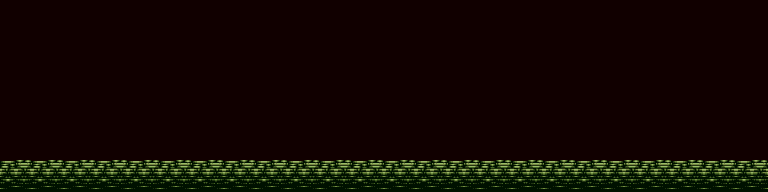

The image is a tile-based game level rendered from a .tmx file. Its description and complete source (layers, tilesets, objects, tile grids) follow:
An orthogonal 48x12 tile map with 16x16 px tiles, 1 tile layer (layer) and 4 objects.

<map version="1.10" tiledversion="1.11.2" orientation="orthogonal" renderorder="right-down" width="48" height="12" tilewidth="16" tileheight="16" infinite="0" nextlayerid="2" nextobjectid="1">
 <tileset firstgid="1" name="tiles" tilewidth="16" tileheight="16" tilecount="112" columns="11">
  <image source="ci.png" width="176" height="176" />
  <tile id="110">
   <objectgroup draworder="index" id="2">
    <object id="1" x="0" y="0">
     <polygon points="0,0 16,0 16,16 0,16" />
    </object>
   </objectgroup>
  </tile>
  <tile id="111">
   <objectgroup draworder="index" id="2">
    <object id="1" x="0" y="0">
     <polygon points="0,0 16,0 16,16 0,16" />
    </object>
   </objectgroup>
  </tile>
  <tile id="49">
   <objectgroup draworder="index" id="2">
    <object id="1" x="0" y="0">
     <polygon points="0,0 16,0 16,16 0,16" />
    </object>
   </objectgroup>
  </tile>
  <tile id="50">
   <objectgroup draworder="index" id="2">
    <object id="1" x="0" y="0">
     <polygon points="0,0 16,0 16,16 0,16" />
    </object>
   </objectgroup>
  </tile>
  </tileset>
 <layer id="1" name="layer" width="48" height="12">
  <data encoding="csv">
110,110,110,110,110,110,110,110,110,110,110,110,110,110,110,110,110,110,110,110,110,110,110,110,110,110,110,110,110,110,110,110,110,110,110,110,110,110,110,110,110,110,110,110,110,110,110,110,
110,110,110,110,110,110,110,110,110,110,110,110,110,110,110,110,110,110,110,110,110,110,110,110,110,110,110,110,110,110,110,110,110,110,110,110,110,110,110,110,110,110,110,110,110,110,110,110,
110,110,110,110,110,110,110,110,110,110,110,110,110,110,110,110,110,110,110,110,110,110,110,110,110,110,110,110,110,110,110,110,110,110,110,110,110,110,110,110,110,110,110,110,110,110,110,110,
110,110,110,110,110,110,110,110,110,110,110,110,110,110,110,110,110,110,110,110,110,110,110,110,110,110,110,110,110,110,110,110,110,110,110,110,110,110,110,110,110,110,110,110,110,110,110,110,
110,110,110,110,110,110,110,110,110,110,110,110,110,110,110,110,110,110,110,110,110,110,110,110,110,110,110,110,110,110,110,110,110,110,110,110,110,110,110,110,110,110,110,110,110,110,110,110,
110,110,110,110,110,110,110,110,110,110,110,110,110,110,110,110,110,110,110,110,110,110,110,110,110,110,110,110,110,110,110,110,110,110,110,110,110,110,110,110,110,110,110,110,110,110,110,110,
110,110,110,110,110,110,110,110,110,110,110,110,110,110,110,110,110,110,110,110,110,110,110,110,110,110,110,110,110,110,110,110,110,110,110,110,110,110,110,110,110,110,110,110,110,110,110,110,
110,110,110,110,110,110,110,110,110,110,110,110,110,110,110,110,110,110,110,110,110,110,110,110,110,110,110,110,110,110,110,110,110,110,110,110,110,110,110,110,110,110,110,110,110,110,110,110,
110,110,110,110,110,110,110,110,110,110,110,110,110,110,110,110,110,110,110,110,110,110,110,110,110,110,110,110,110,110,110,110,110,110,110,110,110,110,110,110,110,110,110,110,110,110,110,110,
110,110,110,110,110,110,110,110,110,110,110,110,110,110,110,110,110,110,110,110,110,110,110,110,110,110,110,110,110,110,110,110,110,110,110,110,110,110,110,110,110,110,110,110,110,110,110,110,
111,112,111,112,111,112,111,112,111,112,111,112,111,112,111,112,111,112,111,112,111,112,111,112,111,112,111,112,111,112,111,112,111,112,111,112,111,112,111,112,111,112,111,112,111,112,111,112,
50,51,50,51,50,51,50,51,50,51,50,51,50,51,50,51,50,51,50,51,50,51,50,51,50,51,50,51,50,51,50,51,50,51,50,51,50,51,50,51,50,51,50,51,50,51,50,51
</data>
 </layer>
</map>
